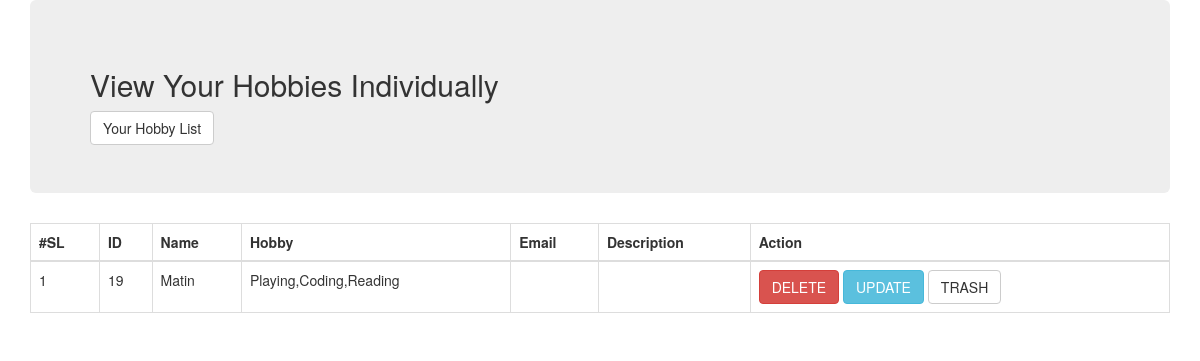
Page /views/SEIP128014/Hobby/view.php?id=19 on the earlier database version.
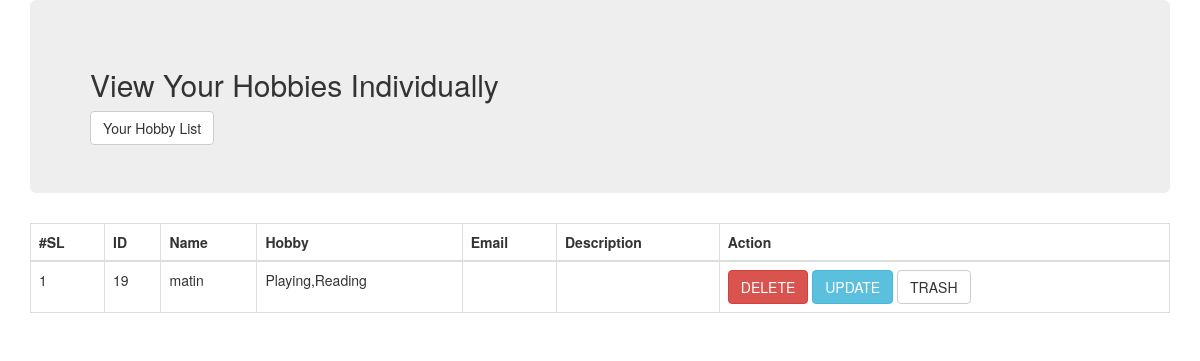
Same page on the later database version.
### tables this page shows
CREATE TABLE IF NOT EXISTS `hobby` (
  `id` int(11) NOT NULL AUTO_INCREMENT,
  `name` varchar(50) NOT NULL,
  `email` varchar(255) NOT NULL,
  `description` text NOT NULL,
  `hobby` varchar(255) NOT NULL,
  `trash_at` varchar(11) DEFAULT NULL,
  PRIMARY KEY (`id`)
);

### src/Bitm/SEIP128014/Hobby/Hobby.php (called while the page is built, shortened)
<?php
class Hobby
{
    public $id;
    public $conn;
    public function prepare($data){
        if(array_key_exists("id",$data)){
            $this->id = $data["id"];
        }
        return $this;
    }
    public function singleView(){
        $sql = "SELECT * FROM `atomicprojectb20`.`hobby` WHERE `id`={$this->id}";
        $result = $this->conn->query($sql);
        $row="";
        if($result){
            $row = $result->fetch_object();
        }
        return $row;
    }
    public function __construct()
    {
        $this->conn = new \mysqli("localhost","root","","atomicprojectb20") or die ("Sorry Your connection is fail");
    }
}

### views/SEIP128014/Hobby/view.php (the view, shortened to what this page needs)
<?php
$hobby = new Hobby();
$singleView = $hobby->prepare($_GET)->singleView()
?>
<!DOCTYPE html>
<html lang="en">
<head>
    <link href="../../../resource/bootstrap/css/bootstrap.min.css" rel="stylesheet">
</head>
<body>
<div class="container">
    <div class="row">
        <div class="col-lg-12">
            <div class="jumbotron">
                <h2>View Your Hobbies Individually</h2>
                <a class="btn btn-default" href="index.php">Your Hobby List</a>
            </div>
        </div>
    </div>
</div>
<div class="container">
    <div class="row">
        <div class="col-lg-12">
            <div class="table-responsive">
                <table class="table table-bordered">
                    <thead>
                        <tr>
                            <th>#SL</th>
                            <th>ID</th>
                            <th>Name</th>
                            <th>Hobby</th>
                            <th>Email</th>
                            <th>Description</th>
                            <th>Action</th>
                        </tr>
                    </thead>
                    <tbody>
                    <?php $sl=1; ?>
                    <tr>
                        <td><?php echo $sl; ?></td>
                        <td><?php echo $singleView->id; ?></td>
                        <td><?php echo $singleView->name; ?></td>
                        <td><?php echo $singleView->hobby; ?></td>
                        <td><?php echo $singleView->email; ?></td>
                        <td><?php echo $singleView->description; ?></td>
                        <td>
                            <a class="btn btn-danger" href="delete.php?id=<?php echo $singleView->id; ?>">DELETE</a>
                            <a class="btn btn-info" href="edit.php?id=<?php echo $singleView->id; ?>">UPDATE</a>
                            <a class="btn btn-default" href="trash.php?id=<?php echo $singleView->id; ?>">TRASH</a>
                        </td>
                    </tr>
                    </tbody>
                </table>
            </div>
        </div>
    </div>
</div>
</body>
</html>

Differences in the rows shown:
changed hobby id 19: name "Matin" → "matin"; hobby "Playing,Coding,Reading" → "Playing,Reading"
